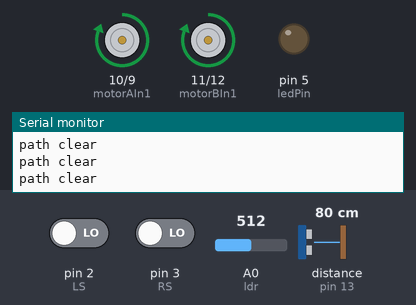
A sketch run on a simulated Arduino Uno, built with avr-gcc and run on an emulated ATmega328P. Parts: motor-driver pin pairs drawn as motors (green arrow = first pin HIGH = forward, orange = second pin HIGH = backward, longer = more drive), output pins drawn as LEDs (lit = HIGH), the last lines printed to the serial monitor. Wiring (inferred from the names in the program): ultrasonic range finder: trigger pin 6; echo pin 13. The test bench sets the inputs (shaded band); at power-on: distance to the obstacle (sensor on pin 13) 80 cm, A0 (ldr) = 512, pin 2 (LS) LOW, pin 3 (RS) LOW. The echo pulse lasts 58.3 µs per cm; pins used as bus, display or sensor lines are not drawn.

Above: at 1.2 s.
1.3 s: distance to the obstacle (sensor on pin 13) set to 67 cm
2.8 s: distance to the obstacle (sensor on pin 13) set to 57 cm
At 3.5 s:
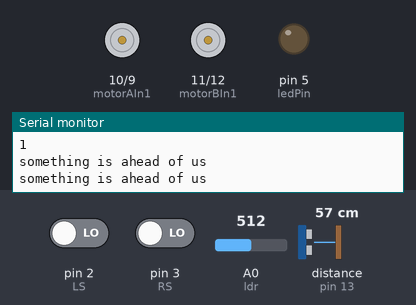
4.3 s: A0 (ldr) set to 418
7.3 s: A0 (ldr) set to 390
At 7.7 s:
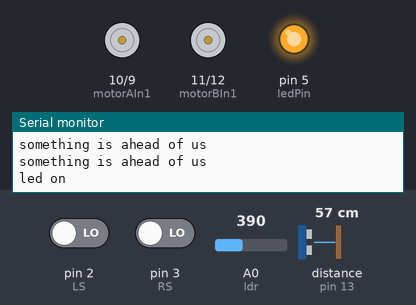
8.8 s: distance to the obstacle (sensor on pin 13) set to 120 cm
At 10.0 s:
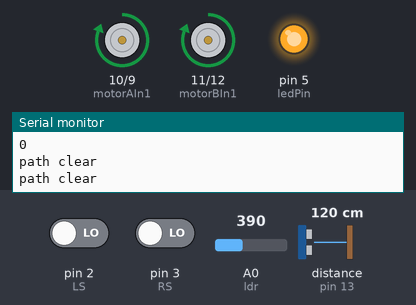
10.3 s: pin 2 (LS) driven HIGH
At 11.4 s:
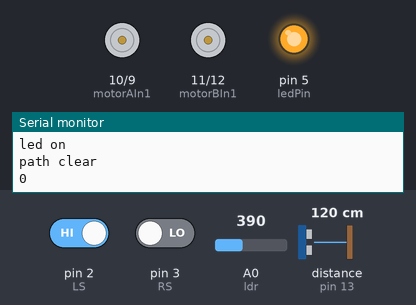
Timing chart, 0 to 12.9 s (numbered marks = the images above; inputs shaded):
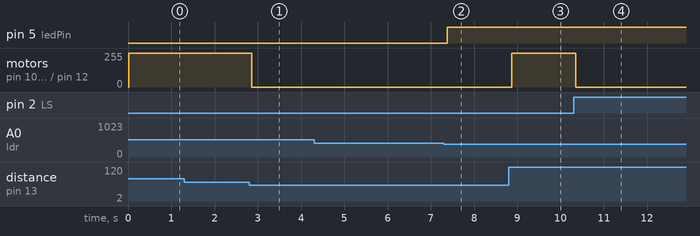

Measured:
- the behaviour switches between 62 and 61 cm on distance to the obstacle (sensor on pin 13) (found by bisection; images 0 and 1)
- the behaviour switches between 401 and 400 on A0 (ldr) (found by bisection; images 1 and 2)
- after the input at 2.8 s, motor on pin 10 (motorAIn1) / pin 9 (motorAIn2), motor on pin 11 (motorBIn1) / pin 12 (motorBIn2): forward 255/255 → stopped after 0.06 s
- after the input at 7.3 s, pin 5 (ledPin): LOW → HIGH after 0.08 s
- after the input at 8.8 s, motor on pin 10 (motorAIn1) / pin 9 (motorAIn2), motor on pin 11 (motorBIn1) / pin 12 (motorBIn2): stopped → forward 255/255 after 0.08 s
- after the input at 10.3 s, motor on pin 10 (motorAIn1) / pin 9 (motorAIn2), motor on pin 11 (motorBIn1) / pin 12 (motorBIn2): forward 255/255 → stopped after 0.05 s

The sketch:

autocar.ino
```cpp
#include <Servo.h>
#define trigPin 6  //for ultra sonic sensor
#define echoPin 13 //for ultra sonic sensor

#define LS 2
#define RS 3

int motorAIn1=10;
int motorAIn2=9;
int motorBIn1=11;
int motorBIn2=12;
int ledPin=5;
int ldrValue;
int ultraValue;

void setup() {
  // put your setup code here, to run once:
  Serial.begin(9600);
  pinMode(LS, INPUT);
  pinMode(RS, INPUT);
  pinMode(motorAIn1,OUTPUT);
  pinMode(motorAIn2,OUTPUT);
  pinMode(motorBIn1,OUTPUT);
  pinMode(motorBIn2,OUTPUT);
//ldr
  pinMode(ledPin,OUTPUT);
//for ultrasonic sensor
  pinMode(trigPin, OUTPUT);
  pinMode(echoPin, INPUT);

}
 void forward(){

   Serial.println("Foward");
  digitalWrite(motorAIn1,HIGH);
  //analogWrite(motorAIn1,);
  digitalWrite(motorAIn2,LOW);
  digitalWrite(motorBIn1,HIGH);
  digitalWrite(motorBIn2,LOW);


 }


// void back(){
//
//  Serial.println("back");
//  //digitalWrite(motorAEnable,HIGH);
//  digitalWrite(motorAIn1,LOW);
//  //analogWrite(motorAIn2,100);
//  digitalWrite(motorAIn2,HIGH);
//  //digitalWrite(motorBEnable,HIGH);
//  digitalWrite(motorBIn1,LOW);
//  //analogWrite(motorBIn2,100);
//  digitalWrite(motorBIn2,HIGH);
//
// }

 void stop(){

  //digitalWrite(motorAEnable,LOW);
//  Serial.println("stop");
  analogWrite(motorAIn1,0);
  digitalWrite(motorAIn2,LOW);
  //digitalWrite(motorBEnable,HIGH);
  analogWrite(motorBIn1,0);
  digitalWrite(motorBIn2,LOW);

 }
// ldr function
int ldr(){

  ldrValue=analogRead(A0);
//   Serial.print("ldrValue ");
//  Serial.println(ldrValue);
    if(ldrValue<=400){
    Serial.println("led on");
    digitalWrite(ledPin,HIGH);
    }
    else
    digitalWrite(ledPin,LOW);
  return 0;
}
// void blink(){
//  for(int i=0;i<2;i++){
//    digitalWrite(ledPin,LOW);
//    delay(500);
//    digitalWrite(ledPin,HIGH);
//    delay(500);
//    digitalWrite(ledPin,LOW);
//    delay(500);
//  }
// }

//ultrasonic function
int ultrasonic(){
  long duration, distance;
  digitalWrite(trigPin, LOW);
  delayMicroseconds(2);
  digitalWrite(trigPin, HIGH);
  delayMicroseconds(10);
  digitalWrite(trigPin, LOW);
  duration = pulseIn(echoPin, HIGH);
  distance = (duration/2) / 29.1;

//  if (distance >= 2000 ) {
//    Serial.println("Out of range");
//  }
//  else {
//    Serial.print("ultra sonic distance");
//    Serial.print(distance);
//    Serial.println(" cm");
//  }
  if (distance > 60 ) {
    Serial.println("path clear");
    return 0;
  }
  else {
     Serial.println("something is ahead of us");
    return 1;
  }


}


//main loop
void loop() {
  // put your main code here, to run repeatedly:
   ultraValue= ultrasonic();
    if(ultraValue){
      stop();}
  if(digitalRead(LS) && digitalRead(RS))     // Stop
  {
    stop();
    ldrValue=ldr();
    Serial.println("both detect");
    ldrValue=ldr();
  }
  ultraValue= ultrasonic();
    if(ultraValue){
      stop();}

   if(!(digitalRead(LS)) && digitalRead(RS))     // Turn right
  {
    ldrValue=ldr();
    Serial.println("left detect");
     stop();
     ldrValue=ldr();
  }
if(!(digitalRead(LS)) && !(digitalRead(RS)))     // move foward
  {

//    Serial.println("first case not  detect");
//    now time to put ultra sonic
    ultraValue= ultrasonic();
    if(ultraValue){
      stop();
      ldrValue=ldr();
//      Serial.println("turning left case 2");
    if(digitalRead(LS) && digitalRead(RS))     // Stop
  {

//    Serial.println("both detect");
    stop();
    ldrValue=ldr();
  }
      stop();
     }
     else{
//      Serial.println("moving foward hurrey");
      ldrValue=ldr();
          forward();
            if(digitalRead(LS) && digitalRead(RS))     // Stop
  {
     stop();
    ldrValue=ldr();
    Serial.println("both detect");
    ldrValue=ldr();
  }

         }
}

  if(digitalRead(LS) && !(digitalRead(RS)))     // Turn left
  {

    Serial.println("Right side detect");
    stop();


  }
// ldr work
ldrValue=ldr();
//ultra sonic test
ultraValue= ultrasonic();
Serial.println(ultraValue);

}
```
